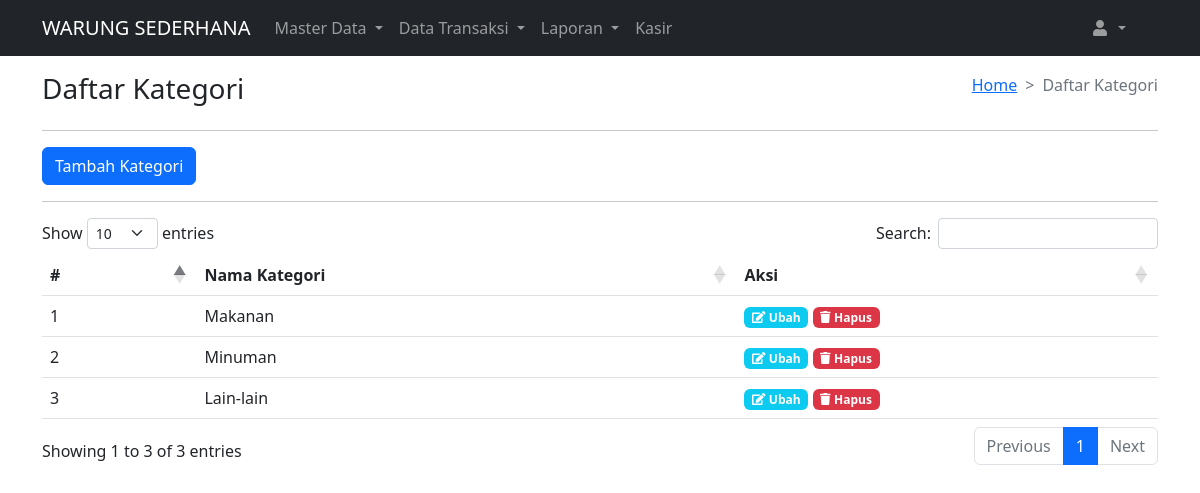
Page /index.php/kategori on the committed database.
### tables this page shows
CREATE TABLE `kategori` (
  `id` int(11) NOT NULL,
  `nama` varchar(255) NOT NULL
);

### application/helpers/custom_helper.php (called while the page is built, shortened)
<?php if (!defined('BASEPATH')) exit('No direct script access allowed');
if (!function_exists('template_view')) {
    function template_view($path_view = null, $data = [])
    {
        $ci = &get_instance();
        $ci->load->view('template/header', $data);
        if (isset($path_view)) {
            $ci->load->view($path_view);
        }
    }
}

### application/controllers/Kategori.php (called while the page is built, shortened)
<?php
class Kategori extends CI_Controller
{
    protected $MENU_NAME = "Daftar Kategori";
    public function index()
    {
        $data['kategori'] = $this->ModelKategori->get_all()->result();
        $data['menu_name'] = $this->MENU_NAME;
        template_view('kategori/index', $data);
    }
}

### index.php (called while the page is built, shortened)
<?php
require_once BASEPATH.'core/CodeIgniter.php';

### application/models/ModelKategori.php (called while the page is built, shortened)
<?php
class ModelKategori extends CI_Model
{
    protected $TABLE = "kategori";
    public function get_all()
    {
        return $this->db->get($this->TABLE);
    }
}

### application/views/kategori/index.php (the view, shortened to what this page needs)
<a href="<?= base_url('kategori/tambah'); ?>" class="btn btn-primary text-decoration-none">Tambah Kategori</a>
<hr>
<table id="example" class="table">
    <thead>
        <tr>
            <th>#</th>
            <th>Nama Kategori</th>
            <th>Aksi</th>
        </tr>
    </thead>
    <tbody>
        <?php $no = 0;
        foreach ($kategori as $k) : ?>
            <tr>
                <td><?= ++$no; ?></td>
                <td><?= $k->nama; ?></td>
                <td>
                    <a href="<?= base_url("kategori/ubah/$k->id"); ?>" class="text-decoration-none text-white">
                        <span class="badge bg-info"><i class="fas fa-edit"></i> Ubah</span>
                    </a>
                    <a href="<?= base_url("kategori/hapus/$k->id"); ?>" onclick='return confirm("Hapus kategori \"<?= $k->nama; ?>\"?")' class="text-decoration-none text-white">
                        <span class="badge bg-danger"><i class="fas fa-trash"></i> Hapus</span>
                    </a>
                </td>
            </tr>
        <?php endforeach; ?>
    </tbody>
</table>

### rows in the picture
kategori: nama "Makanan"
kategori: nama "Minuman"
kategori: nama "Lain-lain"

### other values in the picture
$menu_name "Daftar Kategori"
